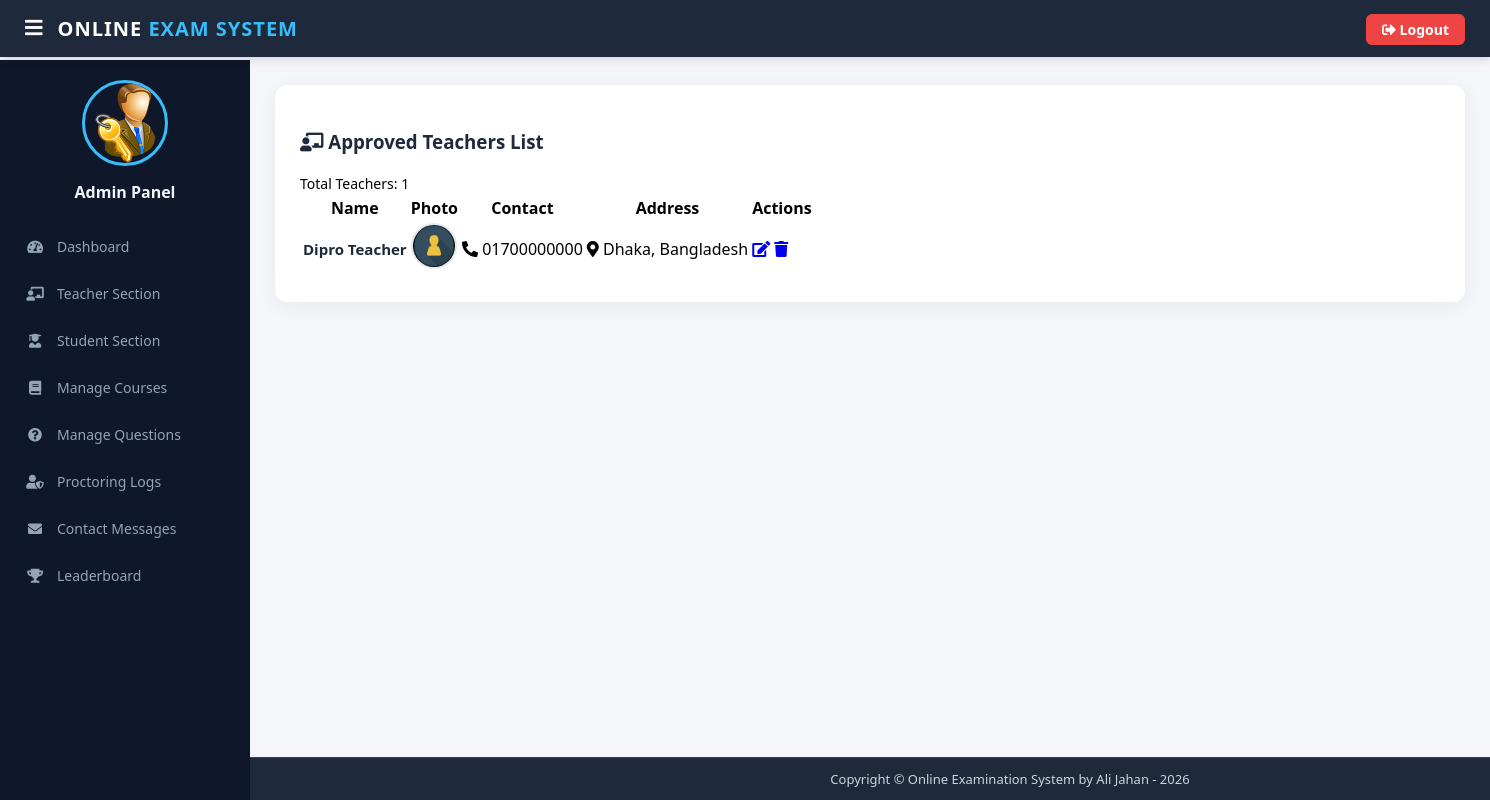
Screenshot of /admin-view-teacher (signed in) with the database file from the repository.
### teacher/models.py (models this page shows, shortened)
class Teacher(models.Model):
    user=models.OneToOneField(User,on_delete=models.CASCADE)
    profile_pic= models.ImageField(upload_to='profile_pic/Teacher/',null=True,blank=True)
    address = models.CharField(max_length=40)
    mobile = models.CharField(max_length=20,null=False)
    status= models.BooleanField(default=False)
    salary=models.PositiveIntegerField(null=True)
    @property
    def get_name(self):
        return self.user.first_name+" "+self.user.last_name

### exam/views.py (the view)
# urls.py: path('admin-view-teacher', views.admin_view_teacher_view,name='admin-view-teacher'),
@login_required(login_url='adminlogin')
def admin_view_teacher_view(request):
    teachers= TMODEL.Teacher.objects.all().filter(status=True)
    return render(request,'exam/admin_view_teacher.html',{'teachers':teachers})

### templates/exam/admin_view_teacher.html (shortened to what this page needs)
{% extends 'exam/adminbase.html' %}
{% block content %}
{% load static %}
<head>
</head>
<div class="container-fluid px-3">
  <div class="card-box">
    <div class="d-flex justify-content-between align-items-center mb-4 flex-wrap" style="gap: 15px;">
      <h3 class="m-0" style="font-weight: 700; color: #1e293b;"><i class="fas fa-chalkboard-teacher text-info"></i> Approved Teachers List</h3>
      <span class="badge badge-info p-2" style="font-size: 14px;">Total Teachers: {{ teachers|length }}</span>
    </div>
    <div class="table-responsive">
      <table class="table table-hover align-middle">
        <thead class="thead-dark">
          <tr>
            <th>Name</th>
            <th>Photo</th>
            <th>Contact</th>
            <th>Address</th>
            <th>Actions</th>
          </tr>
        </thead>
        <tbody>
          {% for t in teachers %}
          <tr>
            <td><strong style="font-size: 15px; color: #1e293b;">{{ t.get_name }}</strong></td>
            <td>
              {% if t.profile_pic %}
                <img src="/static/{{ t.profile_pic }}" class="teacher-avatar" alt="Profile Pic" />
              {% else %}
                <img src="{% static 'image/teacher_icon.jfif' %}" class="teacher-avatar" alt="Profile Pic" />
              {% endif %}
            </td>
            <td><i class="fas fa-phone-alt text-muted"></i> {{ t.mobile }}</td>
            <td><i class="fas fa-map-marker-alt text-muted"></i> {{ t.address }}</td>
            <td>
              <a class="btn btn-success btn-sm" style="border-radius: 4px;" href="{% url 'update-teacher' t.id %}" title="Edit Teacher"><i class="fas fa-edit"></i></a>
              <a class="btn btn-danger btn-sm" style="border-radius: 4px;" href="{% url 'delete-teacher' t.id %}" title="Delete Teacher" onclick="return confirm('Are you sure you want to delete this teacher?');"><i class="fas fa-trash"></i></a>
            </td>
          </tr>
          {% empty %}
          <tr>
            <td colspan="5" class="text-center text-muted py-4">No approved teachers found.</td>
          </tr>
          {% endfor %}
        </tbody>
      </table>
    </div>
  </div>
</div>
{% endblock content %}

### templates/exam/adminbase.html (style rules this page uses)
a:link { text-decoration: none; }
html, body { height: 100%; margin: 0; padding: 0; font-family: "Poppins", "Segoe UI", sans-serif; background-color: #f4f6f9; }
body { display: flex; flex-direction: column; min-height: 100vh; }

### templates/exam/admin_view_teacher.html (style rules this page uses)
.card-box { background: #ffffff; border-radius: 12px; padding: 25px; box-shadow: 0 4px 20px rgba(0,0,0,0.06); }
.teacher-avatar { width: 42px; height: 42px; border-radius: 50%; object-fit: cover; border: 2px solid #e2e8f0; }

### rows the page displays
Teacher: get_name "Dipro Teacher", mobile "01700000000", address "Dhaka, Bangladesh"

### other values shown
{{ teachers|length }} "1"
